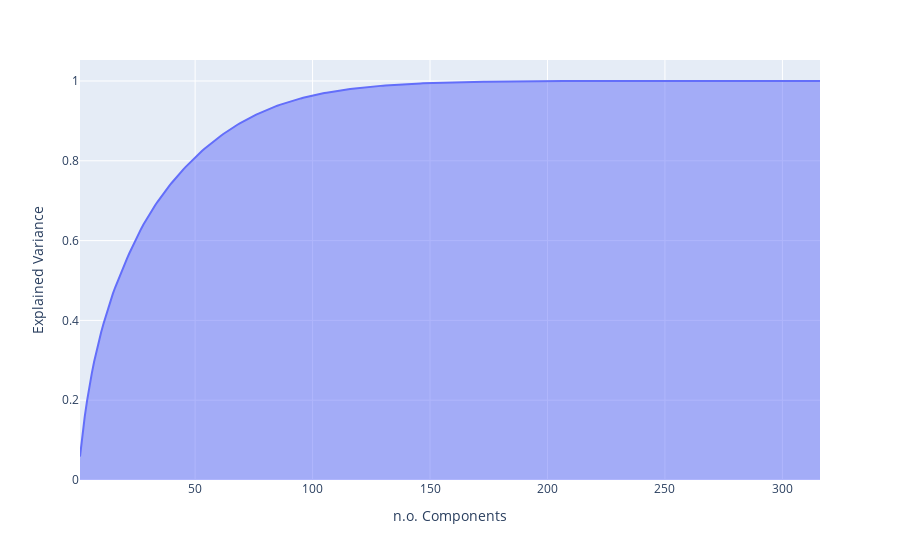

The code cell stored with this chart in its notebook:
### Markdown cell above
Before using PCA, the first step is to scale the features in our data.

### Code cell
pca = PCA().fit(train_values)
exp_var_cumul = np.cumsum(pca.explained_variance_ratio_)
fig = px.area(
    x=range(1, exp_var_cumul.shape[0] + 1),
    y=exp_var_cumul,
    labels={"x": "n.o. Components", "y": "Explained Variance"}
)
fig.show()

### Figure 1 — Plotly figure (JSON) as saved in the notebook; plotly's stock layout.template omitted (floating-point values rounded to 4 significant figures; data arrays with more than 128 entries replaced by an {"elided": "..."} marker saying what was removed)
{"data": [{"hovertemplate": "n.o. Components=%{x}<br>Explained Variance=%{y}<extra></extra>", "legendgroup": "", "line": {"color": "#636efa"}, "marker": {"symbol": "circle"}, "mode": "lines", "name": "", "orientation": "v", "showlegend": false, "stackgroup": "1", "type": "scatter", "x": {"elided": "316 int values"}, "xaxis": "x", "y": {"elided": "316 float values"}, "yaxis": "y"}], "layout": {"legend": {"tracegroupgap": 0}, "margin": {"t": 60}, "xaxis": {"anchor": "y", "domain": [0, 1], "title": {"text": "n.o. Components"}}, "yaxis": {"anchor": "x", "domain": [0, 1], "title": {"text": "Explained Variance"}}}}
